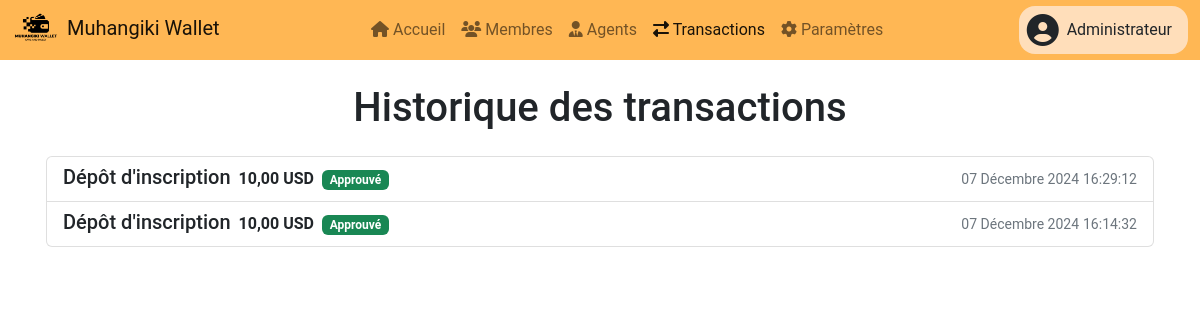
The app's page /administrateurs/transactions/ (signed in) with its own data.
### administrateurs/models.py (models this page shows, shortened)
class Users(AbstractUser, PermissionsMixin):
    type = models.CharField(max_length=20, choices=[(tag.value, tag.name) for tag in TypesUtilisateur], default=TypesUtilisateur.MEMBRE.value, verbose_name="Type d'utilisateur")
    def is_admin(self):
        return self.type == TypesUtilisateur.ADMIN.value
    class Meta:
        verbose_name = _("Utilisateur")
        verbose_name_plural = _("Utilisateurs")

class Administrateurs(models.Model):
    user = models.OneToOneField(settings.AUTH_USER_MODEL, on_delete=models.CASCADE, related_name="admin", primary_key=True)
    nom = models.CharField(max_length=20, verbose_name="Nom")
    postnom = models.CharField(max_length=20, verbose_name="Postnom")
    prenom = models.CharField(max_length=20, blank=True, null=True, verbose_name="Prénom")
    sexe = models.CharField(max_length=10, choices=[("M", "Homme"), ("F", "Femme")], verbose_name="Sexe")
    lieu_naissance = models.CharField(max_length=50, verbose_name="Lieu de naissance")
    date_naissance = models.DateField(verbose_name="Date de naissance")
    etat_civil = models.CharField(max_length=20, choices=[("Célibataire", "Célibataire"), ("Marié", "Marié(e)"), ("Veuf", "Veuf(ve)"), ("Divorcé", "Divorcé(e)")], verbose_name="Etat civil")
    type_carte_identite = models.CharField(max_length=20, choices=TYPES_CARTE_IDENTITE, verbose_name="Type de carte d'identité")
    num_carte_identite = models.CharField(max_length=50, verbose_name="Numéro de carte d'identité")
    carte_identite_copy = models.ImageField(upload_to="cartes_identite/", verbose_name="Copie de la carte d'identité")
    photo_profile = models.ImageField(upload_to="photo_profile/", verbose_name="Photo de profile")
    province_residence = models.ForeignKey(Provinces, on_delete=models.CASCADE, verbose_name="Province de résidence")
    ville_residence = models.ForeignKey(Villes, on_delete=models.CASCADE, verbose_name="Ville de résidence")
    commune_residence = models.ForeignKey(Communes, on_delete=models.CASCADE, verbose_name="Commune de résidence")
    quartier_residence = models.ForeignKey(Quartiers, on_delete=models.CASCADE, verbose_name="Quartier de résidence")
    avenue_residence = models.ForeignKey(Avenues, on_delete=models.CASCADE, verbose_name="Avenue de résidence")
    numero_telephone = models.CharField(max_length=20, unique=True, validators=[RegexValidator(regex=r'^(\+243|0)\d{9}$', message="Format valide : (+243 ou 0) 996437657")], verbose_name="Numéro de téléphone")
    reference_code = models.OneToOneField(CodesReference, on_delete=models.CASCADE, max_length=20, unique=True, verbose_name="Code de référence", blank=True, null=True)
    date_creation = models.DateTimeField(auto_now_add=True, verbose_name="Date de création")
    date_modification = models.DateTimeField(auto_now=True, verbose_name="Date de modification")
    status = models.BooleanField(default=True)
    class Meta:
        verbose_name = _("Administrateur")
        verbose_name_plural = _("Administrateurs")

### transactions/models.py (models this page shows, shortened)
class Transactions(models.Model):
    operateur = models.CharField(max_length=20, choices=OPERATEURS, default="membre", verbose_name="Opérateur")
    admin = models.ForeignKey(Administrateurs, blank=True, null=True, on_delete=models.CASCADE, verbose_name="Administrateurs")
    membre = models.ForeignKey(Membres, blank=True, null=True, on_delete=models.CASCADE, verbose_name="Membres")
    organisation = models.ForeignKey(Organisations, blank=True, null=True, on_delete=models.CASCADE, verbose_name="Organisations")
    agent = models.ForeignKey(Agents, blank=True, null=True, on_delete=models.CASCADE, verbose_name="Agents")
    numero_agent = models.ForeignKey(NumerosAgent, on_delete=models.CASCADE, blank=True, null=True, verbose_name="Numéro de l'agent")
    montant = models.DecimalField(max_digits=10, decimal_places=2, verbose_name="Montant")
    devise = models.CharField(max_length=3, choices=DEVISE_CHOICES, verbose_name="Devise")
    preuve = models.ImageField(upload_to="preuves/transactions/", blank=True, verbose_name="Preuve de transaction")
    date = models.DateTimeField(auto_now_add=True, verbose_name="Date")
    date_approbation = models.DateTimeField(blank=True, null=True, verbose_name="Date d'approbation")
    description = models.TextField(blank=True, null=True, verbose_name="Description")
    type = models.CharField(max_length=20, choices=TRANSACTION_CHOICES, verbose_name="Type de transaction")
    statut = models.CharField(max_length=20, choices=STATUS_CHOICES, default="Initialisation", verbose_name="Statut")
    class Meta:
        verbose_name = "Transaction"
        verbose_name_plural = "Transactions"

### administrateurs/views.py (the view)
# urls.py: path("transactions/", views.transactions, name="transactions"), # If you have views for this
@login_required
@verifier_admin
def transactions(request):
    transactions = Transactions.objects.filter().order_by("-date")
    context = {
        "transactions": transactions,
    }
    return render(request, "administrateurs/transactions.html", context)

### administrateurs/views.py (called while the page is built)
def verifier_admin(func):
    def verify(request, *args, **kwargs):
        if request.user.is_admin():
            return func(request, *args, **kwargs)
        else: return redirect("index")
    return wraps(func)(verify)

### administrateurs/templates/administrateurs/transactions.html (shortened to what this page needs)
{% extends 'administrateurs/base.html' %}
{% block content %}
    <div class="row mt-5 mt-sm-0 mb-5 mx-1">
        <div class="col-md-12">
            <h1 class="text-center mb-4">Historique des transactions</h1>
        </div>
        <div class="list-group p-0">
            {% for transaction in transactions %}
            <a href="{% url 'administrateurs:transaction' transaction.pk %}" class="list-group-item list-group-item-action d-flex w-100 align-items-center justify-content-between">
                <div class="d-flex flex-column align-items-center justify-content-center flex-md-row gap-md-2">
                    <h5 class="mb-1">
                        {% if transaction.type == 'retrait' %}Retrait d'argent
                        {% elif transaction.type == 'transfert' %}Transfert d'argent
                        {% elif transaction.type == 'depot_objectif' %}Dépôt sur objectif
                        {% elif transaction.type == 'depot_inscription' %}Dépôt d'inscription
                        {% elif transaction.type == 'contribution' %}Contribution
                        {% elif transaction.type == 'pret' %}pret d'argent
                        {% elif transaction.type == 'remboursement_pret' %}Remboursement
                        {% endif %}
                    </h5>
                    <p class="mb-0">
                        <span class="fw-bolder">{{ transaction.montant }} {{ transaction.devise }}</span>
                        <span class="ms-1 badge {% if transaction.statut == 'Approuvé' %}bg-success{% elif transaction.statut == 'Rejeté' %}bg-danger{% else %}bg-warning{% endif %}">{{ transaction.statut }}</span>
                    </p>
                </div>
                <div class="text-center text-muted">
                    <small class="d-none d-md-inline">{{ transaction.date|date:"d E Y" }}</small>
                    <small class="d-none d-md-inline">{{ transaction.date|date:"H:i:s" }}</small>
                </div>
            </a>
            {% empty %}
            <div class="list-group-item">Aucune transaction récente.</div>
            {% endfor %}
        </div>
    </div>
{% endblock %}

### administrateurs/templates/administrateurs/base.html (shortened to what this page needs)
{% load static %}
<!DOCTYPE html>
<html lang="fr">
<head>
    <link rel="stylesheet" href="{% static 'css/bootstrap/bootstrap.min.css' %}">
    <link rel="stylesheet" href="{% static 'css/bootstrap-icons/bootstrap-icons.css' %}">
    <link rel="stylesheet" href="https://cdnjs.cloudflare.com/ajax/libs/font-awesome/6.4.2/css/all.min.css">
    <link rel="stylesheet" href="{% static 'css/style.css' %}">
</head>
<body>
    <header>
        <nav class="navbar navbar-expand-lg navbar-light p-0">
            <div class="container-fluid">
                <a class="navbar-brand align-middle" href="{% url 'administrateurs:home' %}">
                    <img src="{% static 'LOGO_MUHANGIKI_WALLET_NOIR.png' %}" alt="Logo Muhangiki Wallet" height="50" class="d-inline-block">
                    <span>Muhangiki Wallet</span>
                </a>
                <div class="collapse navbar-collapse justify-content-between" id="navbarNav">
                    <ul class="navbar-nav d-flex justify-content-center flex-grow-1">
                        {% if request.user.is_authenticated %}
                        <li class="nav-item">
                            <a class="nav-link {% if request.path == '/membres/' %}active{% endif %}" aria-current="page" href="{% url 'administrateurs:home' %}">
                                <i class="fa fa-home"></i>
                                Accueil
                            </a>
                        </li>
                        <li class="nav-item">
                            <a class="nav-link {% if '/membres/' in request.path %}active{% endif %}" href="{% url 'administrateurs:membres' %}">
                                <i class="fa fa-users"></i>
                                Membres
                            </a>
                        </li>
                        <li class="nav-item">
                            <a class="nav-link {% if '/agents/' in request.path %}active{% endif %}" href="{% url 'administrateurs:agents' %}">
                                <i class="fa-solid fa-user-tie"></i>
                                Agents
                            </a>
                        </li>
                        <li class="nav-item">
                            <a class="nav-link {% if '/transactions/' in request.path %}active{% endif %}" href="{% url 'administrateurs:transactions' %}">
                                <i class="fa fa-exchange-alt"></i>
                                Transactions
                            </a>
                        </li>
                        <li class="nav-item">
                            <a class="nav-link {% if '/parametres/' in request.path %}active{% endif %}" href="/admin">
                                <i class="fa fa-cog"></i>
                                Paramètres
                            </a>
                        </li>
                    </ul>
                    <ul class="navbar-nav rounded-4" style="background-color: #ffdeba;">
                        <li class="nav-item dropdown">
                            <a class="nav-link text-dark d-flex align-items-center justify-content-center" href="#" id="userDropdown" role="button" data-bs-toggle="dropdown" aria-expanded="false">
                                {% if user.admin.photo_profile %}
                                <img src="/static{{user.admin.photo_profile.url}}" alt="Photo de profil" class="rounded-circle" height="30">
                                {% elif user.admin.sexe == 'M' %}
                                <i class="fas fa-user-circle fa-2x"></i>
                                {% else %}
                                <i class="fas fa-user-circle fa-2x"></i>
                                {% endif %}
                                <span class="mx-2 text-dark">{{ user.admin.nom }}</span>
                            </a>
                        </li>
                    {% endif %}
                    </ul>
                </div>
            </div>
        </nav>
    </header>
    <main class="container-fluid container-md py-4 d-flex flex-column">
        {% block content %}
        {% endblock %}
    </main>
</body>
</html>

### staticfiles/css/style.css (style rules this page uses)
:root { --primary-color: #fc9d1b; --secondary-color: #e88b08; --accent-color: #ffc107; }
body { font-family: 'Roboto', sans-serif; background-color: white; display: flex; flex-direction: column; min-height: 100vh; }
header { background-color: #ffb754; color: #fff; text-align: center; }
main { flex: 1; min-height: 90vh; }
a { color: var(--primary-color); }

### records on screen
Users: admin.nom "Administrateur"
Transactions: shows "Dépôt d'inscription"
Transactions: shows "Dépôt d'inscription"
